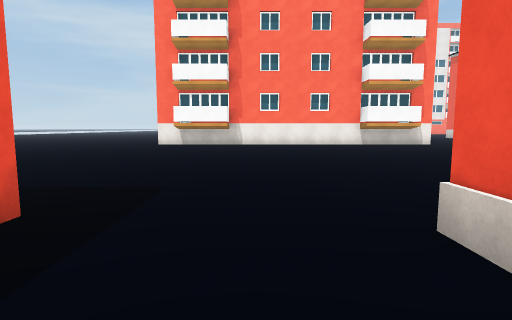
View 1 (above)

19 first-person views from a walk through a 3-D level made in the Unity game engine. The camera is 1.3 m above the floor, tilts 6° down and sees 80° across. The floor is counted in squares, 2 m on a side. Each view is taken from the middle of a square. On the plan, view 1 faces up. The plan holds only what a view shows up to about 10 squares ahead; the rest is blank. The place goes on beyond the plan. The player character is not drawn. Surface patterns are stand-ins for the level's own textures.

View 2
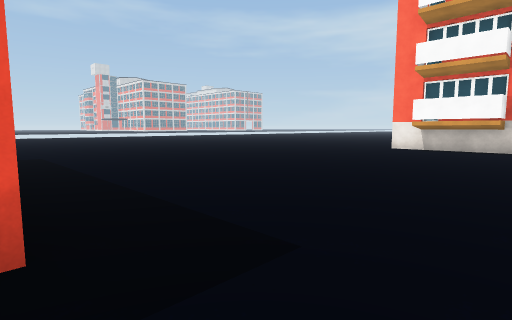

View 3
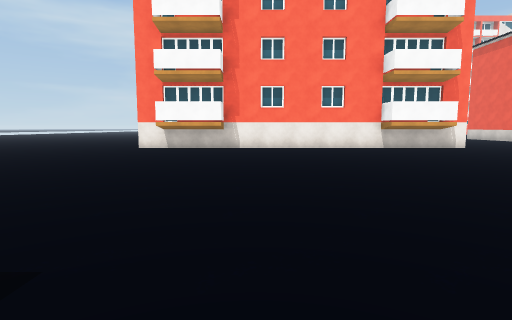

View 4
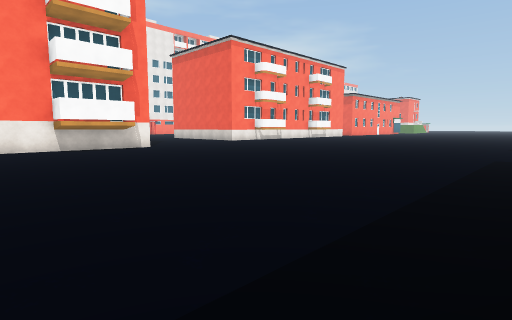

View 5
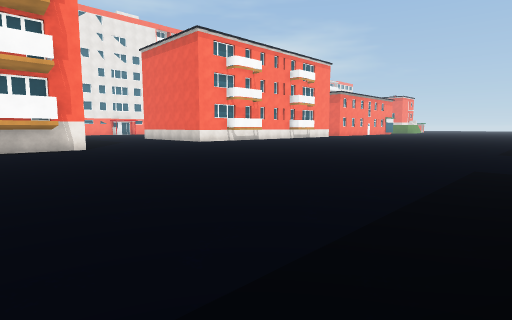

View 6
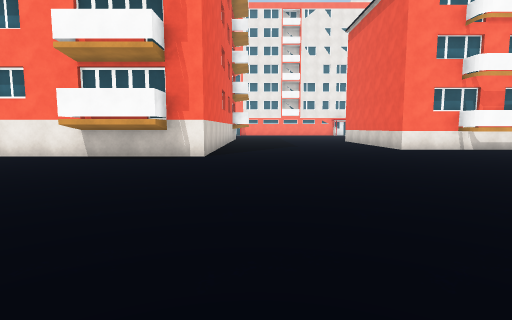

View 7
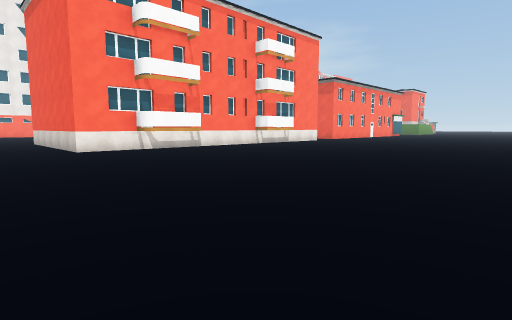

View 8
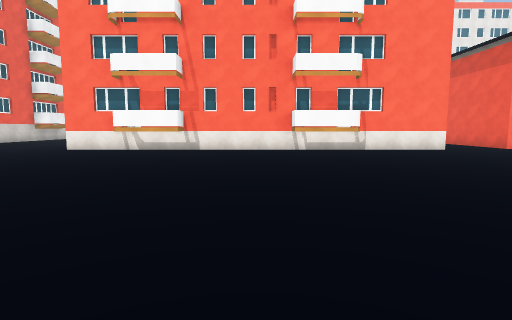

View 9
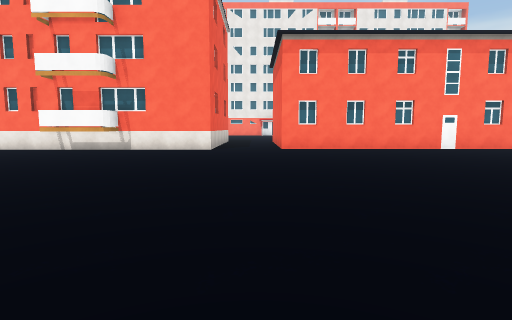

View 10
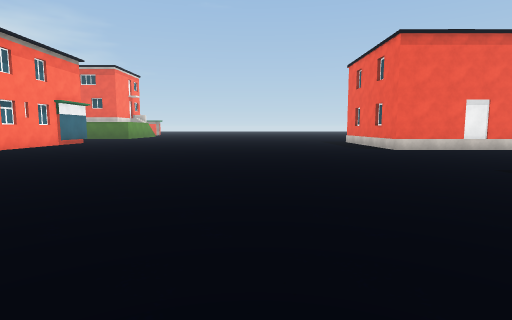

View 11
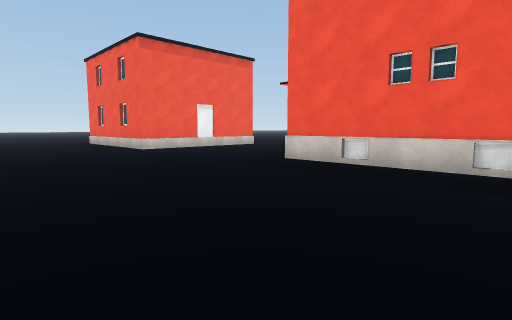

View 12
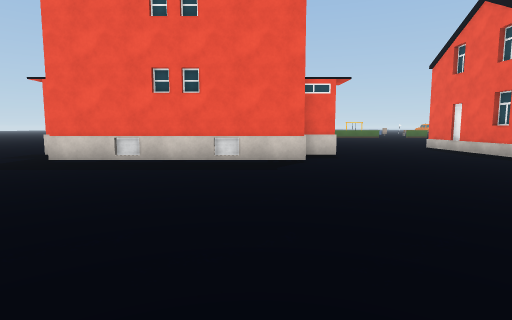

View 13
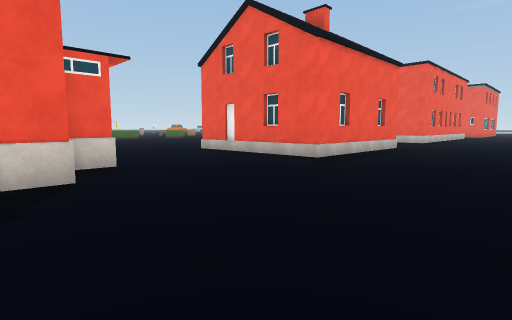

View 14
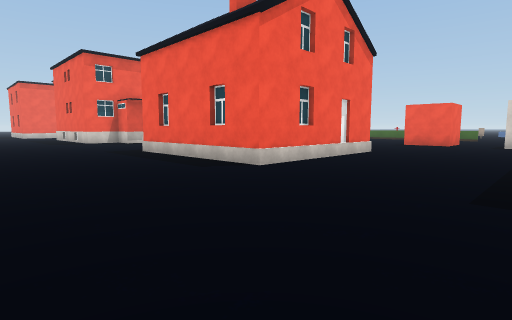

View 15
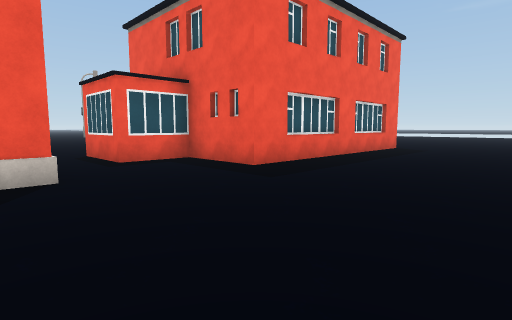

View 16
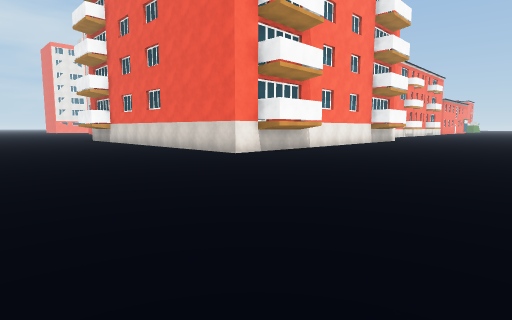

View 17
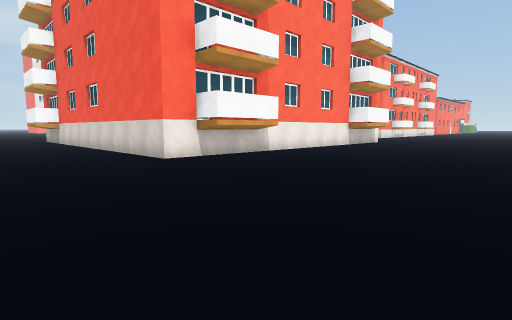

View 18
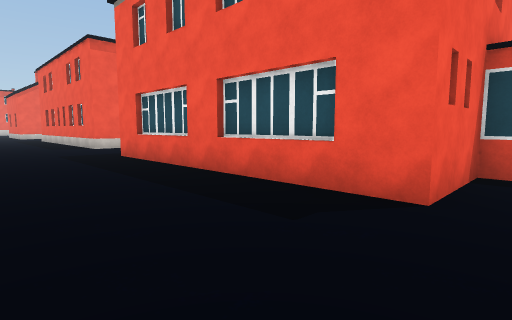

View 19
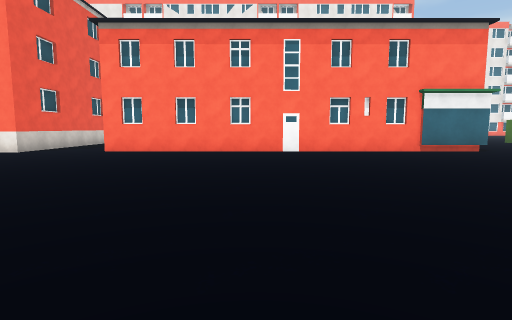

### Floor plan
Key: @ floor where view 1 was taken; # wall or solid block; . floor; H house; O other object.
Columns run from 9 left of view 1 to 34 right of it. Each row starts with its distance up from view 1.
 16  .....#             ..#         #..
 15  .....#        #......#         #..H########
 14  .....#        #......###########...........
 13  .....#        #............................
 12  .....##########............................
 11 ............................................
 10 ............................................
  9 ...........................................
  8  ..........................................
  7 .................................  ........
  6 .................................  .........
  5 ............................................
  4 ............................................
  3 ............. ...........................#H
  2  ##H#H##.... . .H.....HHHHH....######....#
  1 .#     #...       ....H   H....H    H....#
  0 ##     ##@.        ...H   H....      ....#
 -1          ..        ...H   H....       ...#
 -2          .         ...H   H...         ..
 -3         ..         ....    ...
 -4         ..         ....
 -5         ..         ...
 -6                    ..
 -7                   OO

Positions as (right, up) in squares from view 1, and headings:
1: (0, 0), facing up
2: (0, 2), facing up-left
3: (0, 2), facing up
4: (2, 2), facing up-right
5: (4, 2), facing up-right
6: (8, 5), facing up
7: (10, 5), facing up-right
8: (18, 5), facing up
9: (25, 5), facing up
10: (23, 7), facing right
11: (23, 7), facing down-right
12: (23, 8), facing down
13: (23, 6), facing down-left
14: (9, 6), facing down-right
15: (2, 6), facing down-left
16: (-9, 6), facing up-right
17: (-7, 6), facing up-right
18: (-9, 5), facing down-right
19: (30, 6), facing up
